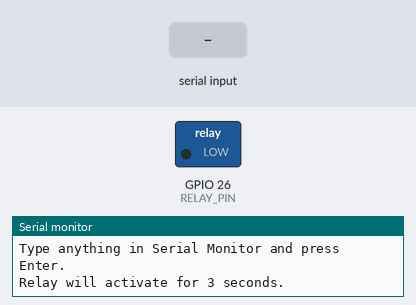
The sketch below on a simulated ESP32. On the bench: switched loads named in the sketch (green lamp = pin HIGH), the last lines printed to the serial monitor. Inputs (shaded band) come from the test bench.

Above: at 1.2 s.
1.3 s: "1" received over Serial
At 2.5 s:
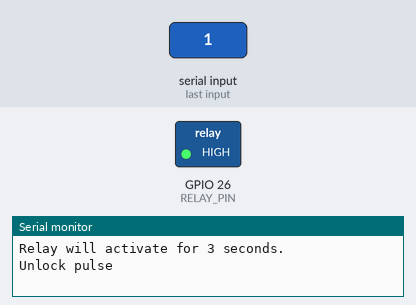
2.8 s: "0" received over Serial
At 4.8 s:
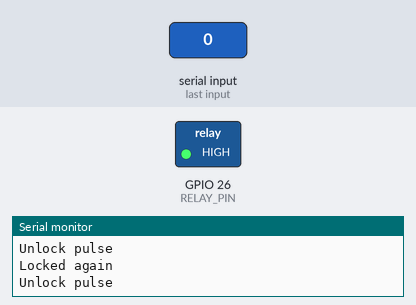
5.8 s: "2" received over Serial
At 10.6 s:
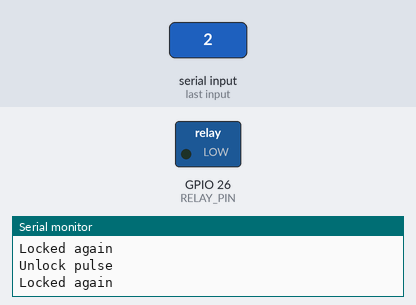
Timing chart, 0 to 12.1 s (numbered marks = the images above; inputs shaded):
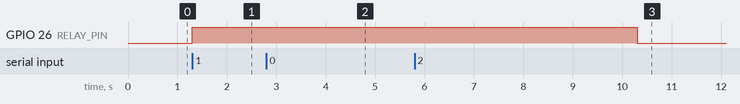

The sketch:

lock_test.ino
```cpp
#define RELAY_PIN 26

// Most relay modules are active LOW.
// If yours behaves backwards, swap these two values.
#define RELAY_ON  HIGH
#define RELAY_OFF LOW

void setup() {
  Serial.begin(115200);
  pinMode(RELAY_PIN, OUTPUT);

  // Keep relay idle at startup
  digitalWrite(RELAY_PIN, RELAY_OFF);

  Serial.println("Lock test ready.");
  Serial.println("Type anything in Serial Monitor and press Enter.");
  Serial.println("Relay will activate for 3 seconds.");
}

void loop() {
  if (Serial.available() > 0) {
    while (Serial.available() > 0) {
      Serial.read();
    }

    Serial.println("Unlock pulse");
    digitalWrite(RELAY_PIN, RELAY_ON);

    delay(3000);

    digitalWrite(RELAY_PIN, RELAY_OFF);
    Serial.println("Locked again");
  }
}
```

Measured:
- after the input at 1.3 s, GPIO 26 (RELAY_PIN): LOW → HIGH at once
- after the input at 2.8 s, GPIO 26 (RELAY_PIN): stays HIGH (without the input it goes to LOW after 1.5 s)
- after the input at 5.8 s, GPIO 26 (RELAY_PIN): HIGH → LOW after 4.5 s instead of 1.5 s
